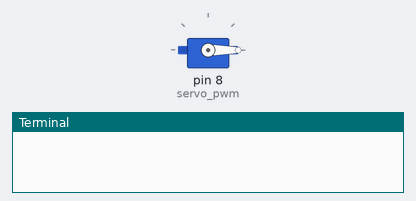
Bench run of a program on a simulated Raspberry Pi (header pin numbers). Shown: servo, the last lines printed to the terminal. Servo angles are drawn from the pulse width (0.5 ms = 0°, 2.5 ms = 180°). At 2.0 s the program stops and its outputs stay as they are.

Above: at 0.1 s.
At 1.25 s:
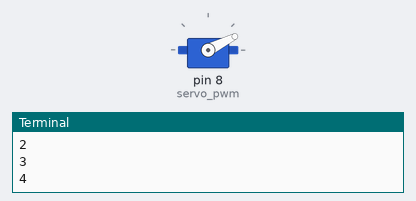
At 1.65 s:
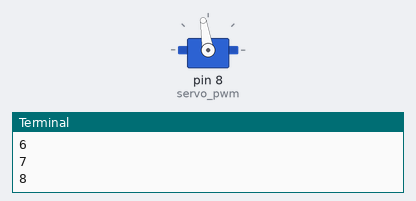
At 2.0 s:
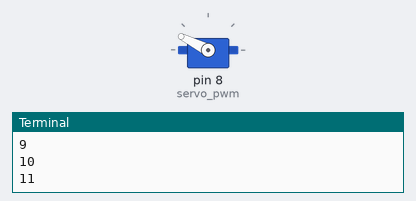
Timing chart, 0 to 3.5 s (numbered marks = the images above):
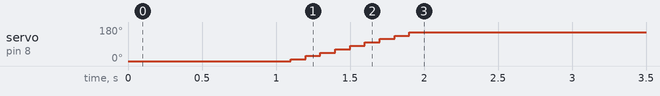

Measured:
- by itself, servo on pin 8 (servo_pwm): moves from 0° to 153° over 0.80 s

The program:

fade_in_fade_out_servo.py
```python
import RPi.GPIO as gpio
from time import sleep

gpio.setwarnings(False)
gpio.setmode(gpio.BOARD)
gpio.setup(8,gpio.OUT)

servo_pwm=gpio.PWM(8,50) # pin no , freq
servo_pwm.start(2)#duty cycle for 0 deg

sleep(1)
# for i in range (2,12,1):
#        servo_pwm.ChangeDutyCycle(i)
#        sleep(0.5)


for i in range(2, 12, 1):
    servo_pwm.ChangeDutyCycle(i)
    print(i)
    sleep(0.1)

# i = 12
# while i > 2:
#     servo_pwm.ChangeDutyCycle(i)
#     i-=0.5
#     print(i)
#     sleep(0.5)

servo_pwm.stop()
```
